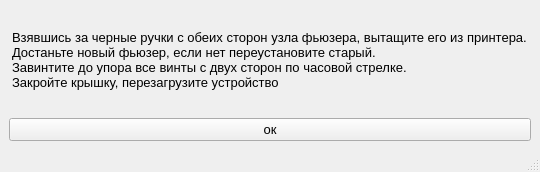
<?xml version="1.0" encoding="UTF-8"?>
<ui version="4.0">
 <class>instfuser</class>
 <widget class="QMainWindow" name="instfuser">
  <property name="geometry">
   <rect>
    <x>0</x>
    <y>0</y>
    <width>540</width>
    <height>172</height>
   </rect>
  </property>
  <property name="font">
   <font>
    <pointsize>10</pointsize>
   </font>
  </property>
  <property name="windowTitle">
   <string>инструкция фьюзер</string>
  </property>
  <widget class="QWidget" name="centralwidget">
   <layout class="QGridLayout" name="gridLayout">
    <item row="0" column="0">
     <layout class="QVBoxLayout" name="verticalLayout">
      <item alignment="Qt::AlignHCenter|Qt::AlignVCenter">
       <widget class="QLabel" name="label">
        <property name="font">
         <font>
          <pointsize>10</pointsize>
         </font>
        </property>
        <property name="text">
         <string>Взявшись за черные ручки с обеих сторон узла фьюзера, вытащите его из принтера.
Достаньте новый фьюзер, если нет переустановите старый.
Завинтите до упора все винты с двух сторон по часовой стрелке.
Закройте крышку, перезагрузите устройство</string>
        </property>
       </widget>
      </item>
      <item>
       <widget class="QPushButton" name="pushButton">
        <property name="font">
         <font>
          <pointsize>10</pointsize>
         </font>
        </property>
        <property name="text">
         <string>ок</string>
        </property>
       </widget>
      </item>
     </layout>
    </item>
   </layout>
  </widget>
  <widget class="QMenuBar" name="menubar">
   <property name="geometry">
    <rect>
     <x>0</x>
     <y>0</y>
     <width>540</width>
     <height>21</height>
    </rect>
   </property>
  </widget>
  <widget class="QStatusBar" name="statusbar"/>
 </widget>
 <resources/>
 <connections/>
</ui>
